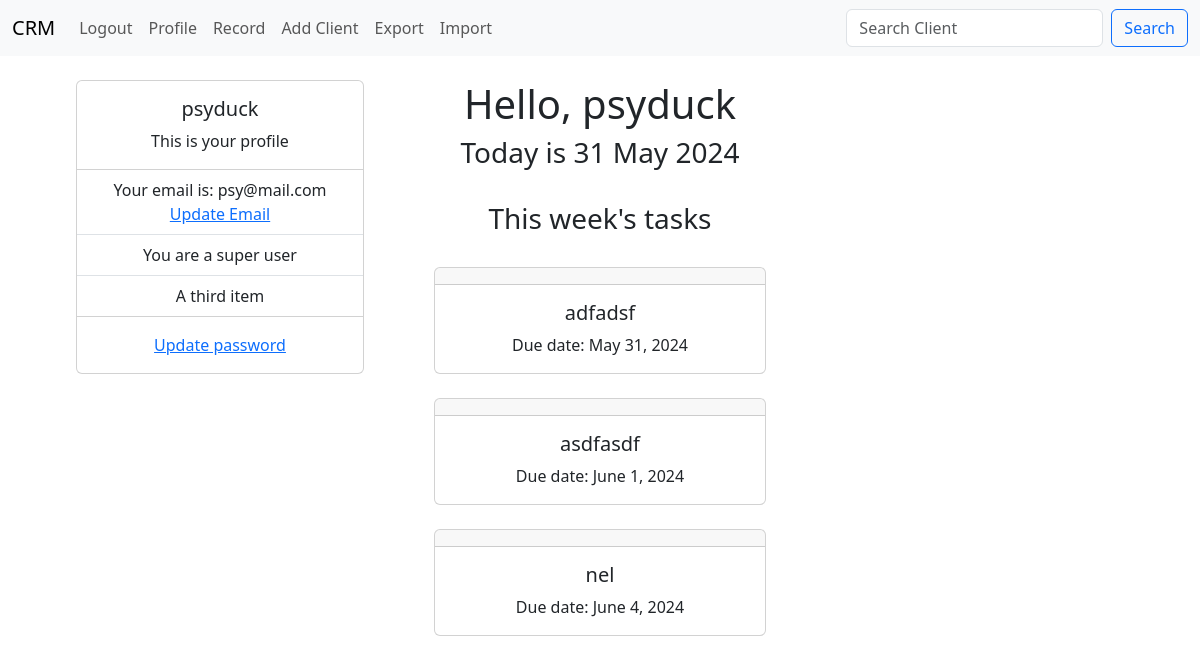
The app's page / (signed in) with its own data.
### core/models.py (models this page shows, shortened)
class Todos(models.Model):
    user_id = models.IntegerField(null=True, blank=True)
    todos = models.TextField(max_length=1000, null=True, blank=True)
    due_date = models.DateField(null=True, blank=True)

### core/views.py (the view)
# urls.py: path('', views.index, name='index'),
def index(request):
    startdate = date.today()
    enddate = startdate + timedelta(days=7)
    todos = Todos.objects.filter(due_date__range=[startdate, enddate])
    return render(request, 'core/index.html', {'todos': todos})

### core/templates/core/index.html
{% extends 'core/base.html' %} {% block content %}
<div class="container text-center pt-4">
  {% if user.is_authenticated %}
  <div class="row">
    <div class="col-4">
      <div class="d-flex justify-content-center">
        <div class="card" style="width: 18rem">
          <div class="card-body">
            <h5 class="card-title">{{ user }}</h5>
            <p class="card-text">This is your profile</p>
          </div>
          <ul class="list-group list-group-flush">
            <li class="list-group-item">
              Your email is: {{ user.email }}
              <a href="{% url 'update_email' %}">Update Email</a>
            </li>
            {% if user.is_superuser %}
            <li class="list-group-item">You are a super user</li>
            {% else %}
            <li class="list-group-item">You are an employee</li>
            {% endif %}
            <li class="list-group-item">A third item</li>
          </ul>
          <div class="card-body">
            <a href="{% url 'update_password' %}" class="card-link"
              >Update password</a
            >
          </div>
        </div>
      </div>
    </div>
    <div class="col-4">
      <h1>Hello, {{ user }}</h1>
      <h3>Today is {% now "d M Y" %}</h3>
      <br />
      <h3>This week's tasks</h3>
      {% for todo in todos %}
      <div class="container pt-4">
        <div class="card">
          <h5 class="card-header">{{ record.full_name }}</h5>
          <div class="card-body">
            <h5 class="card-title">{{ todo.todos }}</h5>
            <p class="card-text">Due date: {{ todo.due_date }}</p>
          </div>
        </div>
      </div>
      {% endfor %}
    </div>
  </div>
  {% else %}
  <h1>Custom CRM</h1>
  {% endif %}
</div>
{% endblock content %}

### records on screen
Todos: todos "adfadsf", due_date "May 31, 2024"
Todos: todos "asdfasdf", due_date "June 1, 2024"
Todos: todos "nel", due_date "June 4, 2024"

### other values on screen
{{ user }} "psyduck"
{{ user.email }} "psy@mail.com"
